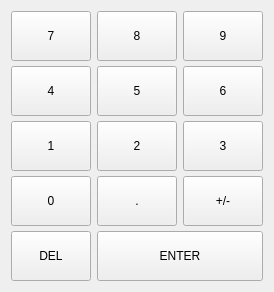
<?xml version="1.0" encoding="UTF-8"?>
<ui version="4.0">
 <class>Dialog</class>
 <widget class="QDialog" name="Dialog">
  <property name="geometry">
   <rect>
    <x>0</x>
    <y>0</y>
    <width>186</width>
    <height>288</height>
   </rect>
  </property>
  <property name="windowTitle">
   <string>Dialog</string>
  </property>
  <layout class="QGridLayout" rowminimumheight="50,50,50,50,50" columnminimumwidth="50,50,50">
   <property name="verticalSpacing">
    <number>5</number>
   </property>
   <item row="0" column="2">
    <widget class="VKBKey" name="np9">
     <property name="sizePolicy">
      <sizepolicy hsizetype="Expanding" vsizetype="Expanding">
       <horstretch>0</horstretch>
       <verstretch>0</verstretch>
      </sizepolicy>
     </property>
     <property name="focusPolicy">
      <enum>Qt::NoFocus</enum>
     </property>
     <property name="text">
      <string>9</string>
     </property>
     <property name="autoDefault">
      <bool>false</bool>
     </property>
    </widget>
   </item>
   <item row="2" column="0">
    <widget class="VKBKey" name="np1">
     <property name="sizePolicy">
      <sizepolicy hsizetype="Expanding" vsizetype="Expanding">
       <horstretch>0</horstretch>
       <verstretch>0</verstretch>
      </sizepolicy>
     </property>
     <property name="focusPolicy">
      <enum>Qt::NoFocus</enum>
     </property>
     <property name="text">
      <string>1</string>
     </property>
     <property name="autoDefault">
      <bool>false</bool>
     </property>
    </widget>
   </item>
   <item row="2" column="2">
    <widget class="VKBKey" name="np3">
     <property name="sizePolicy">
      <sizepolicy hsizetype="Expanding" vsizetype="Expanding">
       <horstretch>0</horstretch>
       <verstretch>0</verstretch>
      </sizepolicy>
     </property>
     <property name="focusPolicy">
      <enum>Qt::NoFocus</enum>
     </property>
     <property name="text">
      <string>3</string>
     </property>
     <property name="autoDefault">
      <bool>false</bool>
     </property>
    </widget>
   </item>
   <item row="3" column="2">
    <widget class="VKBKey" name="subtract">
     <property name="sizePolicy">
      <sizepolicy hsizetype="Expanding" vsizetype="Expanding">
       <horstretch>0</horstretch>
       <verstretch>0</verstretch>
      </sizepolicy>
     </property>
     <property name="focusPolicy">
      <enum>Qt::NoFocus</enum>
     </property>
     <property name="text">
      <string>+/-</string>
     </property>
     <property name="autoDefault">
      <bool>false</bool>
     </property>
    </widget>
   </item>
   <item row="0" column="1">
    <widget class="VKBKey" name="np8">
     <property name="sizePolicy">
      <sizepolicy hsizetype="Expanding" vsizetype="Expanding">
       <horstretch>0</horstretch>
       <verstretch>0</verstretch>
      </sizepolicy>
     </property>
     <property name="focusPolicy">
      <enum>Qt::NoFocus</enum>
     </property>
     <property name="text">
      <string>8</string>
     </property>
     <property name="autoDefault">
      <bool>false</bool>
     </property>
    </widget>
   </item>
   <item row="4" column="1" colspan="2">
    <widget class="VKBKey" name="enter">
     <property name="sizePolicy">
      <sizepolicy hsizetype="Expanding" vsizetype="Expanding">
       <horstretch>0</horstretch>
       <verstretch>0</verstretch>
      </sizepolicy>
     </property>
     <property name="focusPolicy">
      <enum>Qt::NoFocus</enum>
     </property>
     <property name="text">
      <string>ENTER</string>
     </property>
     <property name="autoDefault">
      <bool>false</bool>
     </property>
     <property name="key" stdset="0">
      <string>Return</string>
     </property>
    </widget>
   </item>
   <item row="1" column="2">
    <widget class="VKBKey" name="np6">
     <property name="sizePolicy">
      <sizepolicy hsizetype="Expanding" vsizetype="Expanding">
       <horstretch>0</horstretch>
       <verstretch>0</verstretch>
      </sizepolicy>
     </property>
     <property name="focusPolicy">
      <enum>Qt::NoFocus</enum>
     </property>
     <property name="text">
      <string>6</string>
     </property>
     <property name="autoDefault">
      <bool>false</bool>
     </property>
    </widget>
   </item>
   <item row="2" column="1">
    <widget class="VKBKey" name="np2">
     <property name="sizePolicy">
      <sizepolicy hsizetype="Expanding" vsizetype="Expanding">
       <horstretch>0</horstretch>
       <verstretch>0</verstretch>
      </sizepolicy>
     </property>
     <property name="focusPolicy">
      <enum>Qt::NoFocus</enum>
     </property>
     <property name="text">
      <string>2</string>
     </property>
     <property name="autoDefault">
      <bool>false</bool>
     </property>
    </widget>
   </item>
   <item row="4" column="0">
    <widget class="VKBKey" name="del">
     <property name="sizePolicy">
      <sizepolicy hsizetype="Expanding" vsizetype="Expanding">
       <horstretch>0</horstretch>
       <verstretch>0</verstretch>
      </sizepolicy>
     </property>
     <property name="baseSize">
      <size>
       <width>0</width>
       <height>0</height>
      </size>
     </property>
     <property name="focusPolicy">
      <enum>Qt::NoFocus</enum>
     </property>
     <property name="text">
      <string>DEL</string>
     </property>
     <property name="autoDefault">
      <bool>false</bool>
     </property>
     <property name="key" stdset="0">
      <string>Del</string>
     </property>
    </widget>
   </item>
   <item row="3" column="1">
    <widget class="VKBKey" name="decimal">
     <property name="sizePolicy">
      <sizepolicy hsizetype="Expanding" vsizetype="Expanding">
       <horstretch>0</horstretch>
       <verstretch>0</verstretch>
      </sizepolicy>
     </property>
     <property name="focusPolicy">
      <enum>Qt::NoFocus</enum>
     </property>
     <property name="text">
      <string>.</string>
     </property>
     <property name="autoDefault">
      <bool>false</bool>
     </property>
    </widget>
   </item>
   <item row="1" column="0">
    <widget class="VKBKey" name="np4">
     <property name="sizePolicy">
      <sizepolicy hsizetype="Expanding" vsizetype="Expanding">
       <horstretch>0</horstretch>
       <verstretch>0</verstretch>
      </sizepolicy>
     </property>
     <property name="focusPolicy">
      <enum>Qt::NoFocus</enum>
     </property>
     <property name="text">
      <string>4</string>
     </property>
     <property name="autoDefault">
      <bool>false</bool>
     </property>
    </widget>
   </item>
   <item row="3" column="0">
    <widget class="VKBKey" name="np0">
     <property name="sizePolicy">
      <sizepolicy hsizetype="Expanding" vsizetype="Expanding">
       <horstretch>0</horstretch>
       <verstretch>0</verstretch>
      </sizepolicy>
     </property>
     <property name="focusPolicy">
      <enum>Qt::NoFocus</enum>
     </property>
     <property name="text">
      <string>0</string>
     </property>
     <property name="autoDefault">
      <bool>false</bool>
     </property>
    </widget>
   </item>
   <item row="1" column="1">
    <widget class="VKBKey" name="np5">
     <property name="sizePolicy">
      <sizepolicy hsizetype="Expanding" vsizetype="Expanding">
       <horstretch>0</horstretch>
       <verstretch>0</verstretch>
      </sizepolicy>
     </property>
     <property name="focusPolicy">
      <enum>Qt::NoFocus</enum>
     </property>
     <property name="text">
      <string>5</string>
     </property>
     <property name="autoDefault">
      <bool>false</bool>
     </property>
    </widget>
   </item>
   <item row="0" column="0">
    <widget class="VKBKey" name="np7">
     <property name="sizePolicy">
      <sizepolicy hsizetype="Expanding" vsizetype="Expanding">
       <horstretch>0</horstretch>
       <verstretch>0</verstretch>
      </sizepolicy>
     </property>
     <property name="focusPolicy">
      <enum>Qt::NoFocus</enum>
     </property>
     <property name="text">
      <string>7</string>
     </property>
     <property name="autoDefault">
      <bool>false</bool>
     </property>
    </widget>
   </item>
  </layout>
 </widget>
 <customwidgets>
  <customwidget>
   <class>VKBKey</class>
   <extends>QPushButton</extends>
   <header>qtpyvcp.widgets.virtual_keyboards.vkb_key</header>
  </customwidget>
 </customwidgets>
 <resources/>
 <connections/>
</ui>
